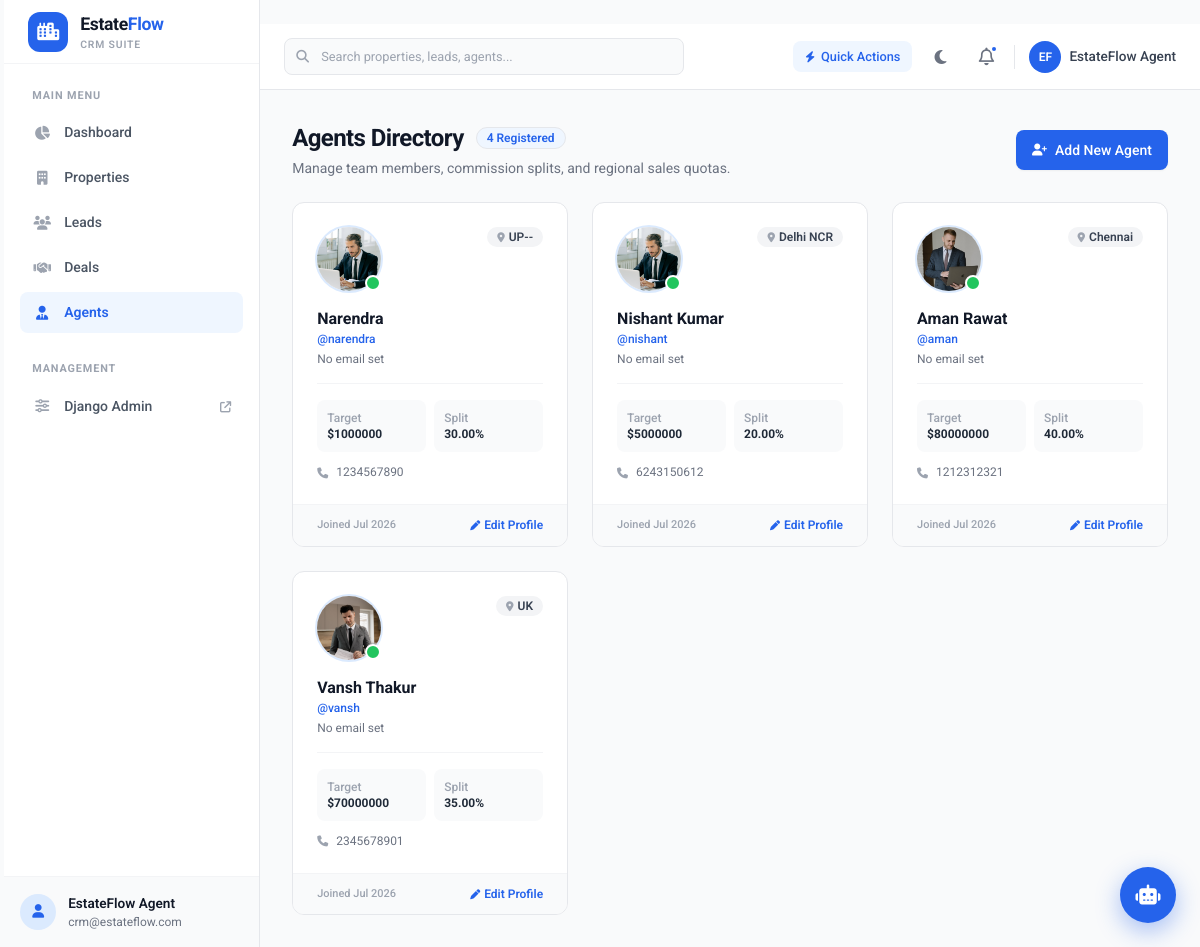
Before: /agents/ with the older database file.
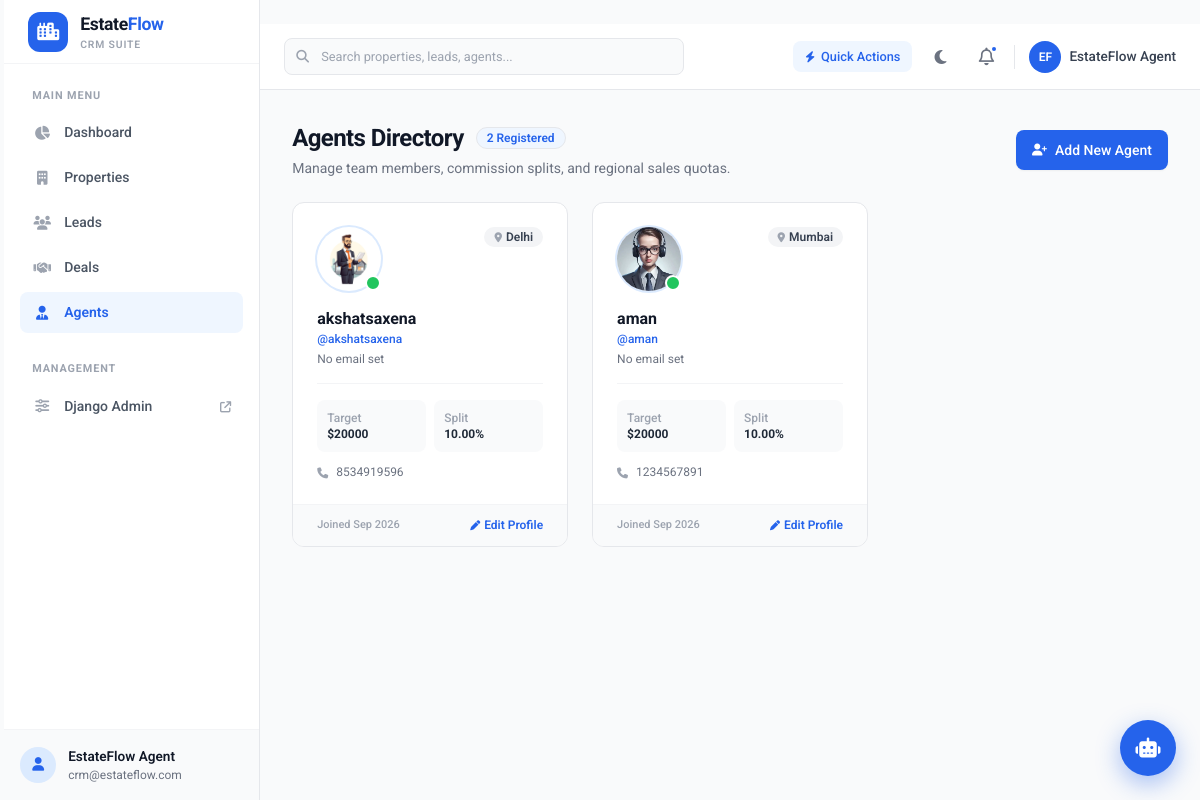
After: the same page with the newer database file.
### core/models.py (models this page shows, shortened)
class Agent(models.Model):
    user = models.OneToOneField(to=User, on_delete=models.CASCADE)
    profile_photo = models.ImageField(
        upload_to="profiles", default="profiles/default.jpg"
    )
    phone_number = models.CharField(max_length=10)
    region = models.CharField(max_length=50)
    commission_share = models.DecimalField(max_digits=4, decimal_places=2)
    monthly_target = models.DecimalField(max_digits=12, decimal_places=2)
    created_at = models.DateTimeField(auto_now_add=True)

### core/views.py (the view)
# urls.py: path("agents/", views.agents, name="agents"),
def agents(request):
    form = AgentForm(request.POST or None, request.FILES or None)
    if request.method == "POST" and form.is_valid():
        form.save()
        return redirect("agents")
    queryset = Agent.objects.all()
    context = {"agents": queryset, "form": form if request.method == "POST" else AgentForm()}
    return render(request, "pages/agents.html", context)

### core/templates/pages/agents.html (shortened to what this page needs)
{% extends 'base.html' %}
{% block content %}
<div class="space-y-6">
    <div class="flex flex-col sm:flex-row sm:items-center sm:justify-between gap-4">
        <div>
            <div class="flex items-center gap-3">
                <h1 class="text-2xl font-bold text-gray-900 dark:text-white tracking-tight">Agents Directory</h1>
                <span class="px-2.5 py-0.5 text-xs font-semibold bg-brand-50 text-brand-600 rounded-full border border-brand-200">
                    {{ agents.count }} Registered
                </span>
            </div>
            <p class="text-sm text-gray-500 dark:text-gray-400 mt-1">Manage team members, commission splits, and regional sales quotas.</p>
        </div>
        <button data-modal-open="agent-modal" class="inline-flex items-center justify-center gap-2 bg-brand-600 hover:bg-brand-700 text-white px-4 py-2.5 rounded-lg text-sm font-medium shadow-sm transition-all focus:ring-2 focus:ring-brand-500 focus:ring-offset-1">
            <i class="fa-solid fa-user-plus text-xs"></i>
            <span>Add New Agent</span>
        </button>
    </div>
    <div class="grid grid-cols-1 md:grid-cols-2 lg:grid-cols-3 xl:grid-cols-4 gap-6">
        {% for agent in agents %}
        <div class="bg-white dark:bg-gray-800 rounded-xl shadow-xs border border-gray-200 dark:border-gray-700/80 hover:shadow-md hover:border-brand-200 transition-all duration-200 flex flex-col justify-between overflow-hidden">
            <div class="p-6">
                <div class="flex items-start justify-between mb-4">
                    <div class="relative">
                        {% if agent.profile_photo %}
                            <img src="{{ agent.profile_photo.url }}" alt="{{ agent.user.username }}" class="w-16 h-16 rounded-full object-cover ring-2 ring-brand-100 shadow-xs">
                        {% else %}
                            <div class="w-16 h-16 rounded-full bg-brand-100 text-brand-600 font-bold text-xl flex items-center justify-center ring-2 ring-brand-100">
                                {{ agent.user.username|first|upper }}
                            </div>
                        {% endif %}
                        <span class="absolute bottom-0 right-0 w-4 h-4 bg-green-500 border-2 border-white rounded-full"></span>
                    </div>
                    <span class="inline-flex items-center gap-1 px-2.5 py-0.5 rounded-full text-xs font-semibold bg-gray-100 text-gray-700 dark:text-gray-300">
                        <i class="fa-solid fa-location-dot text-[10px] text-gray-400"></i>{{ agent.region|default:"General" }}
                    </span>
                </div>
                <div>
                    <h3 class="font-bold text-gray-900 dark:text-white text-base">
                        {{ agent.user.get_full_name|default:agent.user.username }}
                    </h3>
                    <p class="text-xs text-brand-600 font-medium">@{{ agent.user.username }}</p>
                    <p class="text-xs text-gray-500 dark:text-gray-400 mt-1 truncate">{{ agent.user.email|default:"No email set" }}</p>
                </div>
                <div class="mt-4 pt-4 border-t border-gray-100 dark:border-gray-700 grid grid-cols-2 gap-2 text-xs">
                    <div class="bg-gray-50 dark:bg-gray-700 p-2.5 rounded-lg">
                        <span class="text-gray-400 block font-medium">Target</span>
                        <span class="font-bold text-gray-800 dark:text-white">${{ agent.monthly_target|floatformat:0 }}</span>
                    </div>
                    <div class="bg-gray-50 dark:bg-gray-700 p-2.5 rounded-lg">
                        <span class="text-gray-400 block font-medium">Split</span>
                        <span class="font-bold text-gray-800 dark:text-white">{{ agent.commission_share }}%</span>
                    </div>
                </div>
                <div class="mt-3 flex items-center gap-2 text-xs text-gray-500 dark:text-gray-400">
                    <i class="fa-solid fa-phone text-gray-400 text-[11px]"></i>
                    <span>{{ agent.phone_number }}</span>
                </div>
            </div>
            <div class="px-6 py-3 bg-gray-50 dark:bg-gray-700/75 border-t border-gray-100 dark:border-gray-700 flex items-center justify-between">
                <span class="text-[11px] text-gray-400 font-medium">Joined {{ agent.created_at|date:"M Y" }}</span>
                <a href="{% url 'edit-agent' agent.id %}" class="inline-flex items-center gap-1 text-xs font-semibold text-brand-600 hover:text-brand-700 transition-colors">
                    <i class="fa-solid fa-pen text-[10px]"></i> Edit Profile
                </a>
            </div>
        </div>
        {% endfor %}
    </div>
</div>
{% endblock %}

### core/templates/base.html (shortened to what this page needs)
﻿{% load static %}
<!DOCTYPE html>
<html lang="en" class="">
<head>
    <script src="https://cdn.tailwindcss.com"></script>
    <link rel="stylesheet" href="https://cdnjs.cloudflare.com/ajax/libs/font-awesome/6.4.0/css/all.min.css">
    <link rel="stylesheet" href="{% static 'global.css' %}">
</head>
<body class="bg-gray-50 dark:bg-gray-900 flex h-screen overflow-hidden text-gray-800 dark:text-gray-100 font-sans transition-colors duration-200">
    {% include 'components/sidebar.html' %}
    <div class="flex flex-col flex-1 w-full h-full overflow-hidden">
        {% include 'components/navbar.html' %}
        <main class="flex-1 overflow-y-auto p-4 md:p-6 lg:p-8">
            {% block content %}{% endblock %}
        </main>
    </div>
    <button id="ai-chat-toggle"
        style="position:fixed; bottom:24px; right:24px; z-index:9999; width:56px; height:56px; border-radius:50%; background:#2563eb; color:white; border:none; cursor:pointer; display:flex; align-items:center; justify-content:center; box-shadow:0 8px 24px rgba(37,99,235,0.4); transition:transform 0.2s;"
        title="AI Assistant"
        onmouseover="this.style.transform='scale(1.1)'"
        onmouseout="this.style.transform='scale(1)'">
        <i id="ai-chat-open-icon"  class="fa-solid fa-robot" style="font-size:1.25rem;"></i>
    </button>
</body>
</html>

### core/templates/components/sidebar.html (shortened to what this page needs)
<aside id="sidebar" style="width:256px; flex-shrink:0; display:flex; flex-direction:column; justify-content:space-between; transition:transform 0.3s, background 0.2s; z-index:30; background:white; border-right:1px solid #e5e7eb;" class="fixed inset-y-0 left-0 -translate-x-full md:relative md:translate-x-0">
    <div style="display:flex; flex-direction:column; height:100%;">
        <div style="height:64px; padding:0 24px; border-bottom:1px solid #f3f4f6; display:flex; align-items:center; justify-content:space-between;">
            <a href="{% url 'home' %}" style="display:flex; align-items:center; gap:12px; text-decoration:none;">
                <div style="width:40px; height:40px; border-radius:12px; background:#2563eb; color:white; display:flex; align-items:center; justify-content:center;">
                    <i class="fa-solid fa-city" style="font-size:1.1rem;"></i>
                </div>
                <div>
                    <span id="sidebar-brand" style="font-size:1.1rem; font-weight:700; color:#111827; letter-spacing:-0.02em;">Estate<span style="color:#2563eb;">Flow</span></span>
                    <span style="display:block; font-size:0.65rem; text-transform:uppercase; font-weight:600; color:#9ca3af; letter-spacing:0.08em;">CRM Suite</span>
                </div>
            </a>
        </div>
        <nav style="flex:1; padding:24px 16px; overflow-y:auto;">
            <p class="sidebar-section-label" style="font-size:0.68rem; font-weight:700; text-transform:uppercase; letter-spacing:0.08em; color:#9ca3af; padding:0 12px; margin-bottom:8px;">Main Menu</p>
            <a href="{% url 'home' %}" class="sidebar-link {% if request.resolver_match.url_name == 'home' %}active{% endif %}" style="display:flex; align-items:center; gap:12px; padding:10px 12px; border-radius:8px; font-size:0.875rem; font-weight:500; text-decoration:none; margin-bottom:4px; transition:background 0.15s, color 0.15s;">
                <i class="fa-solid fa-chart-pie sidebar-icon" style="width:20px; text-align:center;"></i>
                <span>Dashboard</span>
            </a>
            <a href="{% url 'properties' %}" class="sidebar-link " style="display:flex; align-items:center; gap:12px; padding:10px 12px; border-radius:8px; font-size:0.875rem; font-weight:500; text-decoration:none; margin-bottom:4px; transition:background 0.15s, color 0.15s;">
                <i class="fa-solid fa-building sidebar-icon" style="width:20px; text-align:center;"></i>
                <span>Properties</span>
            </a>
            <a href="{% url 'leads' %}" class="sidebar-link " style="display:flex; align-items:center; gap:12px; padding:10px 12px; border-radius:8px; font-size:0.875rem; font-weight:500; text-decoration:none; margin-bottom:4px; transition:background 0.15s, color 0.15s;">
                <i class="fa-solid fa-users sidebar-icon" style="width:20px; text-align:center;"></i>
                <span>Leads</span>
            </a>
            <a href="{% url 'deals' %}" class="sidebar-link " style="display:flex; align-items:center; gap:12px; padding:10px 12px; border-radius:8px; font-size:0.875rem; font-weight:500; text-decoration:none; margin-bottom:4px; transition:background 0.15s, color 0.15s;">
                <i class="fa-solid fa-handshake sidebar-icon" style="width:20px; text-align:center;"></i>
                <span>Deals</span>
            </a>
            <a href="{% url 'agents' %}" class="sidebar-link {% if request.resolver_match.url_name == 'agents' or request.resolver_match.url_name == 'edit-agent' %}active{% endif %}" style="display:flex; align-items:center; gap:12px; padding:10px 12px; border-radius:8px; font-size:0.875rem; font-weight:500; text-decoration:none; margin-bottom:4px; transition:background 0.15s, color 0.15s;">
                <i class="fa-solid fa-user-tie sidebar-icon" style="width:20px; text-align:center;"></i>
                <span>Agents</span>
            </a>
            <div style="padding-top:24px;">
                <p class="sidebar-section-label" style="font-size:0.68rem; font-weight:700; text-transform:uppercase; letter-spacing:0.08em; color:#9ca3af; padding:0 12px; margin-bottom:8px;">Management</p>
                <a href="/admin/" target="_blank" class="sidebar-link" style="display:flex; align-items:center; gap:12px; padding:10px 12px; border-radius:8px; font-size:0.875rem; font-weight:500; text-decoration:none; transition:background 0.15s, color 0.15s;">
                    <i class="fa-solid fa-sliders sidebar-icon" style="width:20px; text-align:center;"></i>
                    <span>Django Admin</span>
                    <i class="fa-solid fa-arrow-up-right-from-square" style="font-size:0.7rem; margin-left:auto; color:#9ca3af;"></i>
                </a>
            </div>
        </nav>
        <div id="sidebar-footer" style="padding:16px; border-top:1px solid #f3f4f6; background:#f9fafb;">
            <div style="display:flex; align-items:center; gap:12px;">
                <div style="width:36px; height:36px; border-radius:50%; background:#dbeafe; color:#2563eb; display:flex; align-items:center; justify-content:center; font-weight:700; font-size:0.85rem; flex-shrink:0;">
                    {% if user.is_authenticated %}{{ user.username|first|upper }}{% else %}<i class="fa-solid fa-user"></i>{% endif %}
                </div>
                <div style="flex:1; min-width:0;">
                    <p id="sidebar-username" style="font-size:0.85rem; font-weight:600; color:#111827; margin:0; white-space:nowrap; overflow:hidden; text-overflow:ellipsis;">
                        {% if user.is_authenticated %}{{ user.username }}{% else %}EstateFlow Agent{% endif %}
                    </p>
                    <p id="sidebar-email" style="font-size:0.75rem; color:#6b7280; margin:0; white-space:nowrap; overflow:hidden; text-overflow:ellipsis;">
                        {% if user.is_authenticated %}{{ user.email|default:"Active User" }}{% else %}crm@estateflow.com{% endif %}
                    </p>
                </div>
            </div>
        </div>
    </div>
</aside>

### core/templates/components/navbar.html (shortened to what this page needs)
<header style="background:white; border-bottom:1px solid #e5e7eb; padding:0.875rem 1.5rem; display:flex; align-items:center; justify-content:space-between; flex-shrink:0; transition:background 0.2s;" id="main-navbar">
    <div style="display:flex; align-items:center; gap:1rem; flex:1;">
        <div style="position:relative; width:100%; max-width:400px; display:none;" id="search-wrapper" class="sm-show">
            <i class="fa-solid fa-magnifying-glass" style="position:absolute; left:12px; top:50%; transform:translateY(-50%); color:#9ca3af; font-size:0.8rem;"></i>
            <input
                type="text"
                id="global-search"
                placeholder="Search properties, leads, agents..."
                style="width:100%; font-size:0.8rem; padding:8px 12px 8px 36px; border-radius:8px; border:1px solid #e5e7eb; outline:none; background:#f9fafb; color:#111827; box-sizing:border-box;"
            >
        </div>
    </div>
    <div style="display:flex; align-items:center; gap:10px;">
        <button style="display:none; align-items:center; gap:6px; background:#eff6ff; color:#2563eb; padding:6px 12px; border-radius:8px; font-size:0.8rem; font-weight:500; border:none; cursor:pointer;" id="quick-actions-btn" class="sm-flex">
            <i class="fa-solid fa-bolt" style="font-size:0.7rem;"></i>
            <span>Quick Actions</span>
        </button>
        <button id="theme-toggle-btn" title="Toggle dark mode"
            style="padding:8px; border-radius:8px; border:none; background:none; cursor:pointer; color:#6b7280; display:flex; align-items:center; justify-content:center; width:36px; height:36px;">
            <i id="theme-icon-moon" class="fa-solid fa-moon" style="font-size:1rem;"></i>
        </button>
        <button style="position:relative; padding:8px; color:#6b7280; border-radius:8px; border:none; background:none; cursor:pointer; width:36px; height:36px; display:flex; align-items:center; justify-content:center;" title="Notifications">
            <i class="fa-regular fa-bell" style="font-size:1.1rem;"></i>
            <span style="position:absolute; top:6px; right:6px; width:8px; height:8px; background:#2563eb; border-radius:50%; border:2px solid white;"></span>
        </button>
        <div style="display:flex; align-items:center; gap:8px; padding-left:4px;">
            <div style="width:32px; height:32px; border-radius:50%; background:#2563eb; color:white; display:flex; align-items:center; justify-content:center; font-weight:600; font-size:0.75rem;">
                {% if user.is_authenticated %}{{ user.username|first|upper }}{% else %}EF{% endif %}
            </div>
            <span id="nav-username" style="font-size:0.85rem; font-weight:500; color:#374151;">
                {% if user.is_authenticated %}{{ user.username }}{% else %}EstateFlow Agent{% endif %}
            </span>
        </div>
    </div>
</header>

Changed rows visible on the page:
removed Agent: profile_photo (placeholder picture), region "UP--", user.get_full_name "Narendra", user.username "narendra", user.email "No email set", monthly_target "1000000", commission_share "30.00", phone_number "1234567890", created_at "Jul 2026"
removed Agent: profile_photo (placeholder picture), region "Delhi NCR", user.get_full_name "Nishant Kumar", user.username "nishant", user.email "No email set", monthly_target "5000000", commission_share "20.00", phone_number "6243150612", created_at "Jul 2026"
removed Agent: profile_photo (picture), region "Chennai", user.get_full_name "Aman Rawat", user.username "aman", user.email "No email set", monthly_target "80000000", commission_share "40.00", phone_number "1212312321", created_at "Jul 2026"
removed Agent: profile_photo (picture), region "UK", user.get_full_name "Vansh Thakur", user.username "vansh", user.email "No email set", monthly_target "70000000", commission_share "35.00", phone_number "2345678901", created_at "Jul 2026"
added Agent: profile_photo (picture), region "Delhi", user.get_full_name "akshatsaxena", user.username "akshatsaxena", user.email "No email set", monthly_target "20000", commission_share "10.00", phone_number "8534919596", created_at "Sep 2026"
added Agent: profile_photo (picture), region "Mumbai", user.get_full_name "aman", user.username "aman", user.email "No email set", monthly_target "20000", commission_share "10.00", phone_number "1234567891", created_at "Sep 2026"
Other visible differences:
{{ agents.count }}: "4" → "2"
